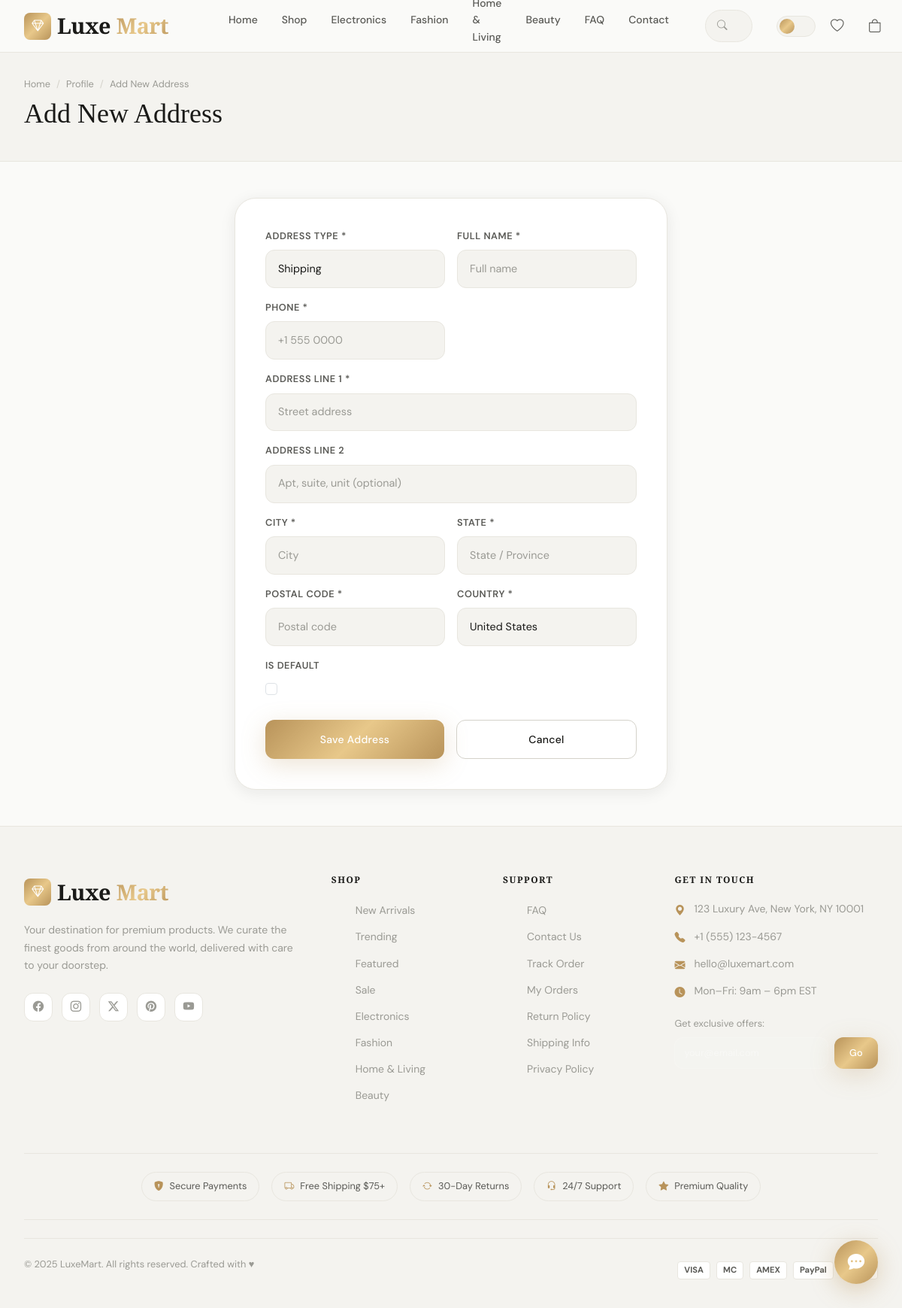
The app's page /users/address/add/ (signed in) with its own data.
### store/models.py (models this page shows, shortened)
class Category(models.Model):
    name = models.CharField(max_length=200, unique=True)
    slug = models.SlugField(max_length=200, unique=True, blank=True)
    description = models.TextField(blank=True)
    image = models.ImageField(upload_to='categories/', blank=True, null=True)
    icon = models.CharField(max_length=100, blank=True, help_text='Bootstrap icon class e.g. bi-laptop')
    parent = models.ForeignKey('self', on_delete=models.SET_NULL, null=True, blank=True, related_name='children')
    is_active = models.BooleanField(default=True)
    order = models.IntegerField(default=0)
    created_at = models.DateTimeField(auto_now_add=True)
    class Meta:
        verbose_name_plural = 'Categories'
        ordering = ['order', 'name']
    def get_absolute_url(self):
        return reverse('store:category', kwargs={'slug': self.slug})

### users/views.py (the view)
# urls.py: path('address/add/', views.add_address, name='add_address'),
@login_required
def add_address(request):
    if request.method == 'POST':
        form = AddressForm(request.POST)
        if form.is_valid():
            addr = form.save(commit=False)
            addr.user = request.user
            addr.save()
            messages.success(request, 'Address added successfully!')
            return redirect('users:profile')
    else:
        form = AddressForm()
    return render(request, 'users/address_form.html', {'form': form, 'title': 'Add New Address'})

### cart/context_processors.py (called while the page is built)
def cart_context(request):
    try:
        cart = get_or_create_cart(request)
        return {'cart': cart, 'cart_count': cart.total_items}
    except Exception:
        return {'cart': None, 'cart_count': 0}

### cart/models.py (called while the page is built)
    @property
    def total_items(self):
        return sum(item.quantity for item in self.items.all())

### store/context_processors.py (called while the page is built)
def categories_context(request):
    return {
        'nav_categories': Category.objects.filter(is_active=True, parent=None).order_by('order')[:8]
    }

### users/models.py (called while the page is built)
    def get_full_name(self):
        return f"{self.first_name} {self.last_name}".strip() or self.email

### wishlist/context_processors.py (called while the page is built)
def wishlist_context(request):
    if request.user.is_authenticated:
        wishlist_ids = list(request.user.wishlist_items.values_list('product_id', flat=True))
        return {'wishlist_ids': wishlist_ids, 'wishlist_count': len(wishlist_ids)}
    return {'wishlist_ids': [], 'wishlist_count': 0}

### templates/users/address_form.html (shortened to what this page needs)
{% extends 'base.html' %}
{% block content %}
<div class="page-hero" style="padding:2rem 0;"><div class="container">
  <div class="breadcrumb-luxe mb-2">
    <a href="{% url 'store:home' %}">Home</a><span class="breadcrumb-sep">/</span>
    <a href="{% url 'users:profile' %}">Profile</a><span class="breadcrumb-sep">/</span>
    <span>{{ title }}</span>
  </div>
  <h1>{{ title }}</h1>
</div></div>
<section class="section-sm"><div class="container" style="max-width:640px;">
  <div style="background:var(--bg-card);border:1px solid var(--border);border-radius:var(--radius-xl);padding:2.5rem;box-shadow:var(--shadow-md);">
    <form method="post" novalidate>{% csrf_token %}
      <div style="display:grid;grid-template-columns:1fr 1fr;gap:1rem;">
        {% for field in form %}
        <div class="form-group" style="{% if field.name in 'address_line_1,address_line_2' %}grid-column:span 2;{% endif %}margin-bottom:0;">
          <label class="form-label">{{ field.label }}{% if field.field.required %} *{% endif %}</label>
          {{ field }}
        </div>
        {% endfor %}
      </div>
      <div style="display:flex;gap:1rem;margin-top:1.75rem;">
        <button type="submit" class="btn-luxe btn-primary" style="flex:1;">Save Address</button>
        <a href="{% url 'users:profile' %}" class="btn-luxe btn-dark-outline" style="flex:1;text-align:center;">Cancel</a>
      </div>
    </form>
  </div>
</div></section>
{% endblock %}

### templates/base.html (shortened to what this page needs)
{% load static %}
<!DOCTYPE html>
<html lang="en" data-theme="light">
<head>
  <link rel="stylesheet" href="https://cdn.jsdelivr.net/npm/bootstrap-icons@1.11.3/font/bootstrap-icons.min.css">
  <link rel="stylesheet" href="https://cdn.jsdelivr.net/npm/bootstrap@5.3.2/dist/css/bootstrap.min.css">
  <link rel="stylesheet" href="{% static 'css/main.css' %}">
</head>
<body>
<nav class="navbar-luxe" id="navbar">
  <div class="navbar-inner">
    <a href="{% url 'store:home' %}" class="logo">
      <div class="logo-icon"><i class="bi bi-gem"></i></div>
      Luxe<span>Mart</span>
    </a>
    <ul class="nav-links">
      <li><a href="{% url 'store:home' %}">Home</a></li>
      <li><a href="{% url 'store:product_list' %}">Shop</a></li>
      {% for cat in nav_categories|slice:":4" %}
      <li><a href="{{ cat.get_absolute_url }}">{{ cat.name }}</a></li>
      {% endfor %}
      <li><a href="{% url 'contact:faq' %}">FAQ</a></li>
      <li><a href="{% url 'contact:contact' %}">Contact</a></li>
    </ul>
    <div class="nav-search">
      <form action="{% url 'store:search' %}" method="get" style="margin:0;">
        <input type="text" name="q" id="navSearchInput"
               placeholder="Search products, brands…"
               value="{{ request.GET.q|default:'' }}"
               autocomplete="off">
      </form>
    </div>
    <div class="nav-actions">
      <button class="theme-toggle" id="themeToggle" title="Toggle dark mode" aria-label="Toggle theme"></button>
      {% if user.is_authenticated %}
      <a href="{% url 'wishlist:list' %}" class="nav-btn" title="Wishlist">
        <i class="bi bi-heart" style="font-size:1.1rem;"></i>
      </a>
      {% endif %}
      <button class="nav-btn" id="cartToggleBtn" title="Cart">
        <i class="bi bi-bag" style="font-size:1.1rem;"></i>
      </button>
      {% if user.is_authenticated %}
      <div style="position:relative;" class="user-dropdown-wrap">
        <button class="nav-btn" id="userMenuBtn" title="Account">
        </button>
      </div>
      {% else %}
      <a href="{% url 'users:login' %}" class="nav-btn" title="Login">
        <i class="bi bi-person" style="font-size:1.1rem;"></i>
      </a>
      {% endif %}
    </div>
  </div>
</nav>
<div class="page-wrapper">
  {% block content %}{% endblock %}
</div>
<footer class="footer">
  <div class="container">
    <div class="footer-grid">
      <div>
        <a href="{% url 'store:home' %}" class="logo footer-logo">
          <div class="logo-icon"><i class="bi bi-gem"></i></div>
          Luxe<span>Mart</span>
        </a>
        <p class="footer-desc mt-3">
          Your destination for premium products. We curate the finest goods from around the world, delivered with care to your doorstep.
        </p>
        <div class="social-links">
          <a href="#" class="social-link" aria-label="Facebook"><i class="bi bi-facebook"></i></a>
          <a href="#" class="social-link" aria-label="Instagram"><i class="bi bi-instagram"></i></a>
          <a href="#" class="social-link" aria-label="Twitter"><i class="bi bi-twitter-x"></i></a>
          <a href="#" class="social-link" aria-label="Pinterest"><i class="bi bi-pinterest"></i></a>
          <a href="#" class="social-link" aria-label="YouTube"><i class="bi bi-youtube"></i></a>
        </div>
      </div>
      <div>
        <h6 class="footer-heading">Shop</h6>
        <ul class="footer-links">
          <li><a href="{% url 'store:product_list' %}?filter=new">New Arrivals</a></li>
          <li><a href="{% url 'store:product_list' %}?filter=trending">Trending</a></li>
          <li><a href="{% url 'store:product_list' %}?filter=featured">Featured</a></li>
          <li><a href="{% url 'store:product_list' %}?filter=sale">Sale</a></li>
          {% for cat in nav_categories|slice:":4" %}
          <li><a href="{{ cat.get_absolute_url }}">{{ cat.name }}</a></li>
          {% endfor %}
        </ul>
      </div>
      <div>
        <h6 class="footer-heading">Support</h6>
        <ul class="footer-links">
          <li><a href="{% url 'contact:faq' %}">FAQ</a></li>
          <li><a href="{% url 'contact:contact' %}">Contact Us</a></li>
          <li><a href="{% url 'orders:tracking' %}">Track Order</a></li>
          {% if user.is_authenticated %}
          <li><a href="{% url 'orders:order_list' %}">My Orders</a></li>
          {% endif %}
          <li><a href="#">Return Policy</a></li>
          <li><a href="#">Shipping Info</a></li>
          <li><a href="#">Privacy Policy</a></li>
        </ul>
      </div>
      <div>
        <h6 class="footer-heading">Get in Touch</h6>
        <div class="contact-item"><i class="bi bi-geo-alt-fill"></i><span>123 Luxury Ave, New York, NY 10001</span></div>
        <div class="contact-item"><i class="bi bi-telephone-fill"></i><span>+1 (555) 123-4567</span></div>
        <div class="contact-item"><i class="bi bi-envelope-fill"></i><span>hello@luxemart.com</span></div>
        <div class="contact-item"><i class="bi bi-clock-fill"></i><span>Mon–Fri: 9am – 6pm EST</span></div>
        <div style="margin-top:1.25rem;">
          <p style="font-size:0.8rem;color:var(--text-muted);margin-bottom:0.5rem;">Get exclusive offers:</p>
          <form class="newsletter-form" style="display:flex;gap:0.5rem;">
            <input type="email" class="newsletter-input" placeholder="your@email.com" required style="flex:1;padding:0.6rem 0.75rem;font-size:0.8rem;">
            <button type="submit" class="btn-luxe btn-primary btn-sm">Go</button>
          </form>
        </div>
      </div>
    </div>
    <div style="padding:1.5rem 0;border-top:1px solid var(--border);border-bottom:1px solid var(--border);margin-bottom:1.5rem;">
      <div class="trust-badges" style="justify-content:center;">
        <div class="trust-badge"><i class="bi bi-shield-lock-fill"></i> Secure Payments</div>
        <div class="trust-badge"><i class="bi bi-truck"></i> Free Shipping $75+</div>
        <div class="trust-badge"><i class="bi bi-arrow-repeat"></i> 30-Day Returns</div>
        <div class="trust-badge"><i class="bi bi-headset"></i> 24/7 Support</div>
        <div class="trust-badge"><i class="bi bi-star-fill"></i> Premium Quality</div>
      </div>
    </div>
    <div class="footer-bottom">
      <p class="footer-copyright">© 2025 LuxeMart. All rights reserved. Crafted with ♥</p>
      <div class="payment-icons">
        <div class="payment-icon">VISA</div>
        <div class="payment-icon">MC</div>
        <div class="payment-icon">AMEX</div>
        <div class="payment-icon">PayPal</div>
        <div class="payment-icon">Stripe</div>
      </div>
    </div>
  </div>
</footer>
<button class="chatbot-btn" id="chatbotBtn" title="Chat with us">
  <i class="bi bi-chat-dots-fill"></i>
</button>
</body>
</html>

### templates/base.html (style rules this page uses)
.user-dropdown-wrap { position: relative; }

### records on screen
Category: name "Electronics"
Category: name "Fashion"
Category: name "Beauty"
Category: name "Home & Living"

### other values on screen
{{ title }} "Add New Address"
{{ field.label }} "ADDRESS TYPE" "FULL NAME" "PHONE" "ADDRESS LINE 1" "ADDRESS LINE 2" "CITY" "STATE" "POSTAL CODE" "COUNTRY" "IS DEFAULT"
